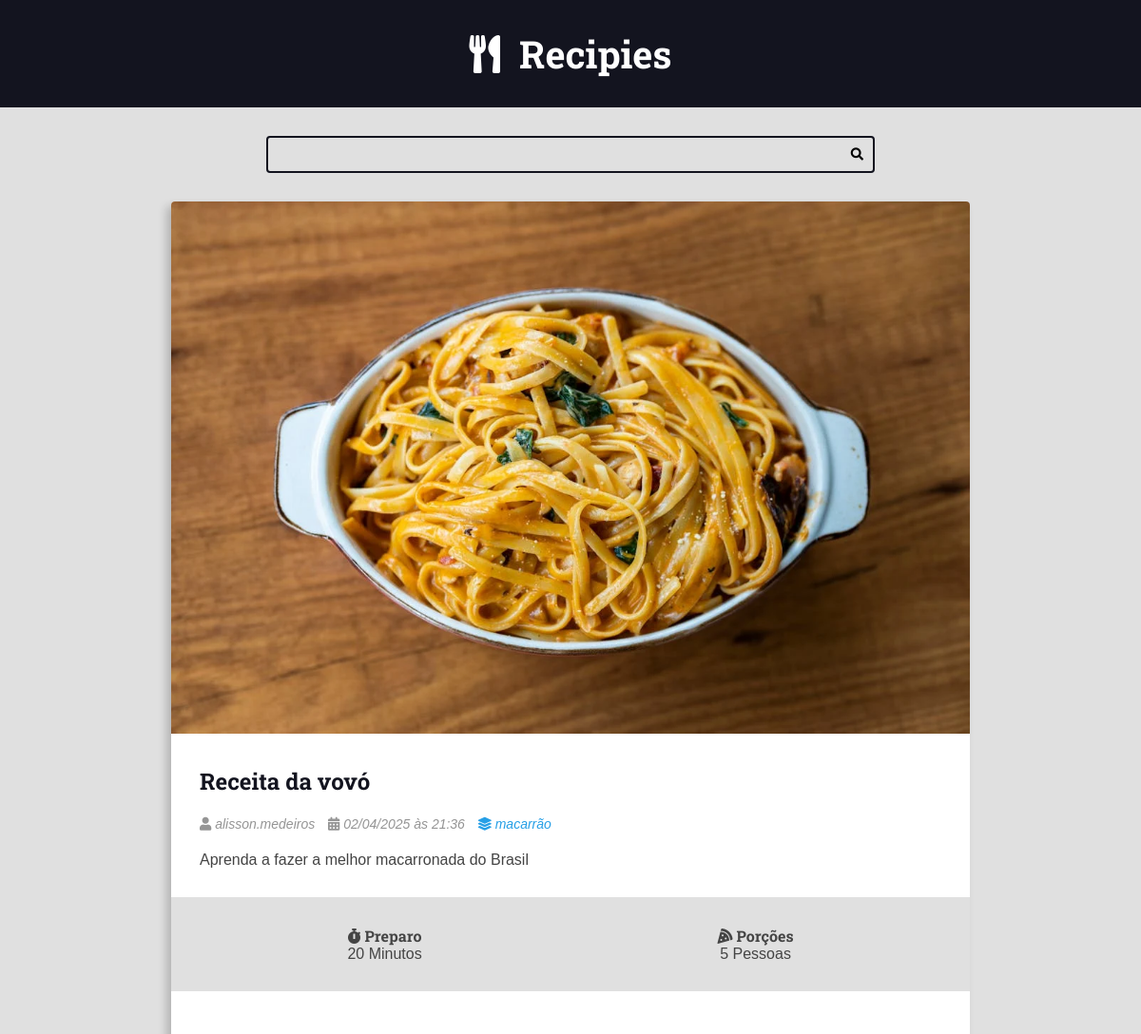
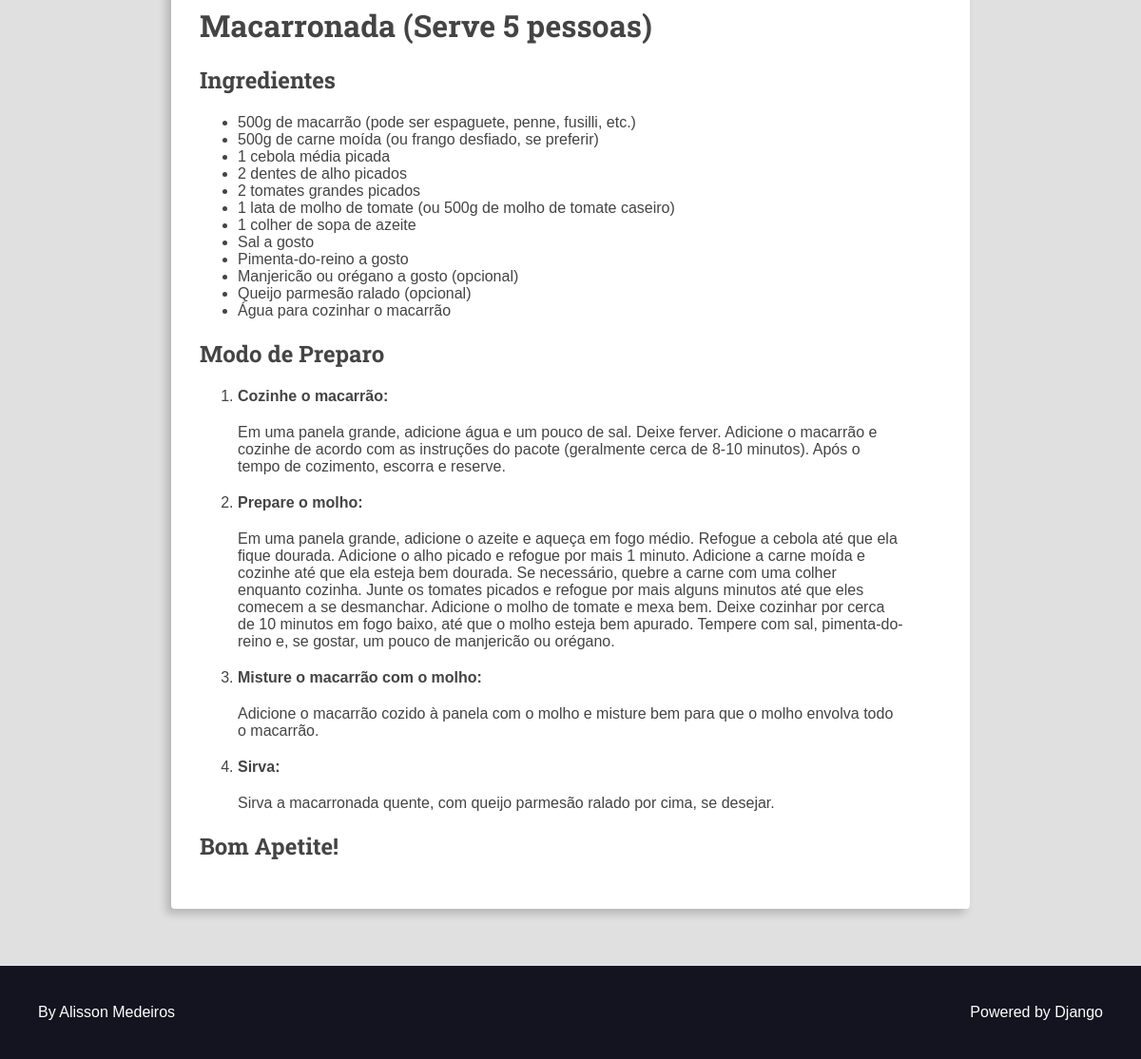
The page /recipes/7/ on the database its author committed (2 pictures, top to bottom).
### recipes/models.py (models this page shows, shortened)
class Recipe(models.Model):
    title = models.CharField(max_length=65)
    description = models.CharField(max_length=165)
    slug = models.SlugField(unique=True)
    preparation_time = models.IntegerField()
    preparation_time_unit = models.CharField(max_length=65)
    servings = models.IntegerField()
    servings_unit = models.CharField(max_length=65)
    preparation_steps = models.TextField()
    preparation_steps_is_html = models.BooleanField(default=False)
    created_at = models.DateTimeField(auto_now_add=True)
    updated_at = models.DateTimeField(auto_now=True)
    is_published = models.BooleanField(default=False)
    cover = models.ImageField(upload_to='recipes/covers/%Y/%m/%d/', blank=True, default='')
    category = models.ForeignKey(
        Category, on_delete=models.SET_NULL, null=True, blank=True, default=None
    )
    author = models.ForeignKey(
        User, on_delete=models.SET_NULL, null=True
    )

class Category(models.Model):
    name = models.CharField(max_length=65)

### recipes/views.py (the view)
# urls.py: path('recipes/<int:id>/', views.recipe, name='recipe'),
def recipe(request, id):
    recipe = get_object_or_404(Recipe,pk=id, is_published=True, )
    return render(request, 'recipes/pages/recipe-view.html', context={
        'recipe': recipe,
        'is_datails_page': True,
    })

### recipes/templates/recipes/pages/recipe-view.html (shortened to what this page needs)
{% extends "global/base.html" %}
{% block content %}
    <div class="main-content main-content-detail container">
        {% include 'recipes/partials/recipe.html' %}
    </div>
{% endblock content %}

### recipes/templates/recipes/partials/recipe.html (shortened to what this page needs)
<div class="recipe recipe-list-item">
    {% if recipe.cover %}
        <div class="recipe-cover">
            <a href=" {% url "recipes:recipe" recipe.id %} ">
                <img src="{{ recipe.cover.url }}" alt="Imagem temporária">
            </a>
        </div>
    {% endif %}
    <div class="recipe-title-container">
        <h2 class="recipe-title">
            <a href=" {% url "recipes:recipe" recipe.id %} ">
                {{ recipe.title }}
            </a>
        </h2>
    </div>
    <div class="recipe-author">
        <span class="recipe-author-item">
            <i class="fas fa-user"></i>
            {% if recipe.author is not None %}
                {% if recipe.author.first_name %}
                    {{ recipe.author.first_name }} {{ recipe.author.last_name }}
                {% else %}
                    {{ recipe.author.username }}
                {% endif %}
            {% else %}
                Desconhecido
            {% endif %}
        </span>
        <span class="recipe-author-item">
            <i class="fas fa-calendar-alt"></i>
            {{recipe.created_at|date:"d/m/Y"}} às
            {{recipe.created_at|date:"H:i"}}
        </span>
        {% if recipe.category is not None %}
            <span class="recipe-author-item">
                <a href="{% url 'recipes:category' recipe.category.id %}">
                    <i class="fas fa-layer-group"></i>
                    <span>{{ recipe.category.name }}</span>
                </a>
            </span>
        {% endif %}
    </div>
    <div class="recipe-content">
        <p>{{ recipe.description }}</p>
    </div>
    <div class="recipe-meta-container">
        <div class="recipe-meta recipe-preparation">
            <h3 class="recipe-meta-title"><i class="fas fa-stopwatch"></i> Preparo</h3>
            <div class="recipe-meta-text">
                {{recipe.preparation_time}} {{recipe.preparation_time_unit}}
            </div>
        </div>
        <div class="recipe-meta recipe-servings">
            <h3 class="recipe-meta-title"><i class="fas fa-pizza-slice"></i> Porções</h3>
            <div class="recipe-meta-text">
                {{recipe.servings}} {{recipe.servings_unit}}
            </div>
        </div>
    </div>
    {% if is_datails_page is True %}
        <div class="preparation-steps">
        {% if recipe.preparation_steps_is_html is True %}
            {{ recipe.preparation_steps|safe }}
        {% else %}
            {{ recipe.preparation_steps|linebreaksbr }}
        {% endif %}
        </div>
    {% endif %}
</div>

### base_static/recipes/css/styles.css (style rules this page uses)
:root { --color-primary: #269fe6; --color-primary-hover: #2086c2; --color-primary-dark: #13141f; --color-primary-dark-hover: #212336; --color-primary-light: #d4ecfa; --color-primary-light-hover: #bdd8e7; --color-white: #fff; --color-black: #000; --color-dark-text: #444; --color-info-light: #cce5ff; --color-debug-light: #cce5ff; --color-success-light: #d4edda; --color-alert-light: #fff3cd; --color-warning-light: #fff3cd; --color-error-light: #f8d7da; --color-info-dark: #4d86c4; --color-debug-dark: #4d86c4; --color-success-dark: #4a9c5d; --color-alert-dark: #927f40; --color-warning-dark: #927f40; --color-error-dark: #da525d; --color-gray-0: #f9f9f9; --color-gray-1: #e0e0e0; --color-gray-2: #c7c7c7; --color-gray-3: #aeaeae; --color-gray-4: #959595; --color-gray-5: #7d7d7d; --color-gray-6: #646464; --color-gray-7: #4b4b4b; --color-gray-8: #323232; --color-gray-9: #191919; --font-primary: sans-serif; --font-headings: 'Roboto Slab', serif; --spacing-gutter-medium: 3rem; --spacing-gutter-large: 4rem; }
* { padding: 0; margin: 0; box-sizing: border-box; }
html { font-size: 62.5%; }
body { font-size: 1.6rem; font-family: var(--font-primary); background: var(--color-gray-1); color: var(--color-dark-text); }
h1, h2, h3, h4, h5, h6 { font-family: var(--font-headings); }
img { max-width: 100%; }
a { color: var(--color-primary); text-decoration: none; }
.container { max-width: 144rem; margin: 0 auto; padding: var(--spacing-gutter-medium); }
.main-content { padding-top: 0; }
.recipe { background: var(--color-white); box-shadow: -5px 5px 10px rgba(0, 0, 0, 0.2); transform: scale(1); transition: all 300ms ease-in-out; border-radius: 0.4rem; overflow: hidden; }
.recipe img { max-width: 100%; }
.recipe-list-item { max-width: 64rem; height: fit-content; }
.recipe-title-container { padding: var(--spacing-gutter-medium); padding-bottom: 2rem; }
.recipe-title-container a { text-decoration: none; color: var(--color-primary-dark); }
.recipe-author { padding: 0 var(--spacing-gutter-medium); }
.recipe-content { padding: var(--spacing-gutter-medium); padding-top: 2rem; }
.recipe-author-item { color: var(--color-gray-4); margin-right: 1rem; font-style: italic; font-size: 1.4rem; }
.recipe-author a { color: var(--color-primary); transition: all 300ms ease-in-out; text-decoration: none; }
.recipe-meta-container { display: flex; flex-flow: row wrap; padding: var(--spacing-gutter-medium); background: var(--color-gray-1); }
.recipe-meta { display: flex; flex-flow: column nowrap; flex-shrink: 1; flex-grow: 1; text-align: center; }
.recipe-meta-title { font-size: 1.6rem; }
.main-content-detail .recipe-list-item { max-width: 84rem; margin: 0 auto; }
.preparation-steps { padding: var(--spacing-gutter-medium); }
.preparation-steps h1, .preparation-steps h2, .preparation-steps h3, .preparation-steps h4, .preparation-steps h5, .preparation-steps h6, .preparation-steps p, .preparation-steps pre { margin: 2rem 0; }
.preparation-steps ol, .preparation-steps ul { margin: 2rem; padding: 0 2rem; }

### rows shown on the page
Recipe: cover (picture), title "Receita da vovó", author.username "alisson.medeiros", created_at "02/04/2025", created_at "21:36", category.name "macarrão", description "Aprenda a fazer a melhor macarronada do Brasil", preparation_time "20", preparation_time_unit "Minutos", servings "5", servings_unit "Pessoas", preparation_steps "Macarronada (Serve 5 pessoas) Ingredientes 500g de macarrão (pode ser espaguete, penne, fusilli, etc.) 500g de carne moída (ou frango desfiado, se preferir) 1 cebola média picada 2 dentes de alho picados 2 tomates grandes picados 1 lata de molho de tomate (ou 500g de molho de tomate caseiro) 1 colher de sopa de azeite Sal a gosto Pimenta-do-reino a gosto Manjericão ou orégano a gosto (opcional) Queijo parmesão ralado (opcional) Água para cozinhar o macarrão Modo de Preparo Cozinhe o macarrão: Em uma panela grande, adicione água e um pouco de sal. Deixe ferver. Adicione o macarrão e cozinhe de acordo com as instruções do pacote (geralmente cerca de 8-10 minutos). Após o tempo de cozimento,…"
